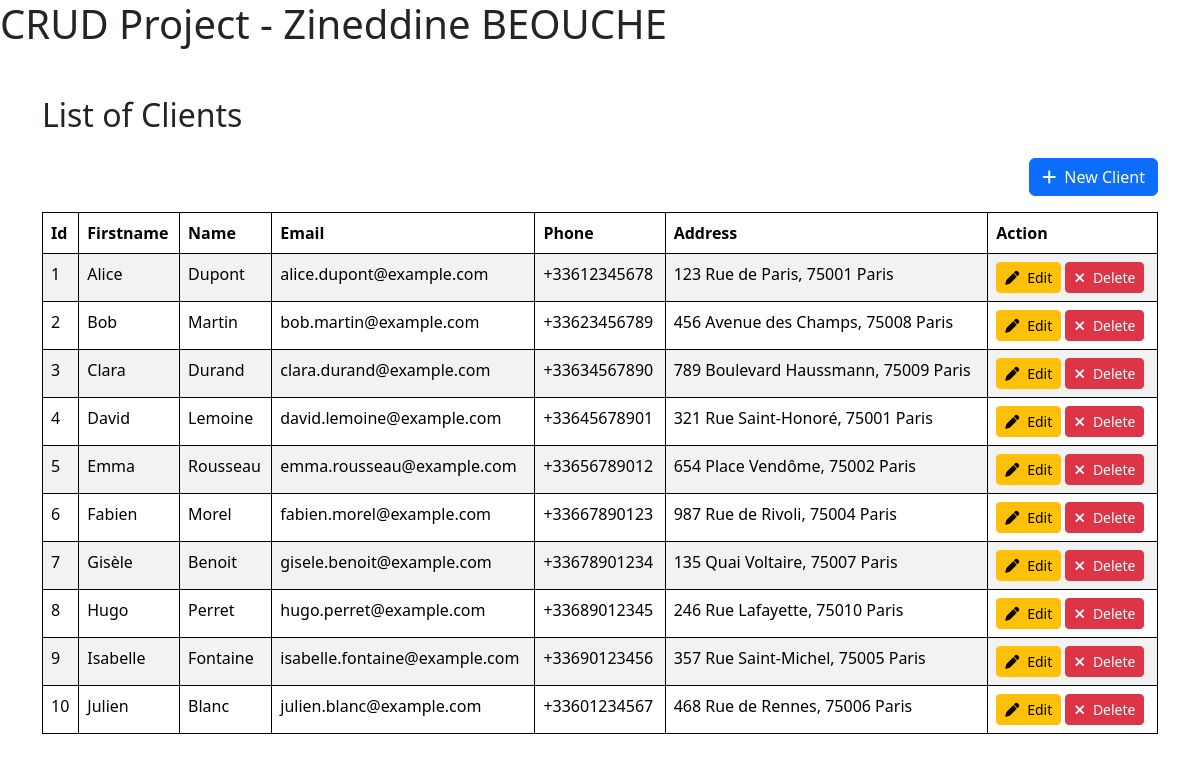
The page / on the database its author committed.
### tables this page shows
CREATE TABLE clients (
   id_client INT AUTO_INCREMENT,
   firstname VARCHAR(50) NOT NULL,
   name VARCHAR(50) NOT NULL,
   email VARCHAR(100) NOT NULL,
   phone VARCHAR(20) NOT NULL,
   address VARCHAR(255) NOT NULL,
   PRIMARY KEY (id_client),
   UNIQUE (email),
   UNIQUE (phone)
);

### index.php (the view, shortened to what this page needs)
<?php
    include("db_connection.php");
?>
<!DOCTYPE html>
<html lang="fr">
<head>
    <link rel="stylesheet" href="css/bootstrap.min.css">
    <link rel="stylesheet" href="css/custom.css">
</head>
<body>
    <h1>CRUD Project - Zineddine BEOUCHE</h1>
    <div class="container my-5">
        <h2>List of Clients</h2>
        <div class="d-flex justify-content-end">
            <a href="create.php" class="btn btn-primary my-3" role="button">
                <i class="fa-solid fa-plus pe-2"></i>New Client
            </a>
        </div>
        <table class="table table-striped">
            <thead>
                <tr>
                    <th>Id</th>
                    <th>Firstname</th>
                    <th>Name</th>
                    <th>Email</th>
                    <th>Phone</th>
                    <th>Address</th>
                    <th>Action</th>
                </tr>
            </thead>
            <tbody>
                <?php
                $sql = "SELECT * FROM clients";
                $result = $connection->query($sql);
                while($row = $result->fetch_assoc()) {
                    echo "
                    <tr>
                        <td>$row[id_client]</td>
                        <td>$row[firstname]</td>
                        <td>$row[name]</td>
                        <td>$row[email]</td>
                        <td>$row[phone]</td>
                        <td>$row[address]</td>
                        <td>
                            <a class='btn btn-warning btn-sm' href='edit.php?id_client=$row[id_client]'><i class='fa-solid fa-pen pe-2'></i>Edit</a>
                            <a class='btn btn-danger btn-sm' href='#' onclick='confirmDeletion(" . $row['id_client'] . ", event)'><i class='fa-solid fa-xmark pe-2'></i>Delete</a>
                        </td>
                    </tr>";
                }
                ?>
            </tbody>
        </table>
    </div>
</body>
</html>

### css/custom.css (style rules this page uses)
table, th, td { border: 1px solid; padding-right: 25px; padding-left: 5px; }

### rows shown on the page
clients: id_client "1", firstname "Alice", name "Dupont", email "alice.dupont@example.com", phone "+33612345678", address "123 Rue de Paris, 75001 Paris"
clients: id_client "2", firstname "Bob", name "Martin", email "bob.martin@example.com", phone "+33623456789", address "456 Avenue des Champs, 75008 Paris"
clients: id_client "3", firstname "Clara", name "Durand", email "clara.durand@example.com", phone "+33634567890", address "789 Boulevard Haussmann, 75009 Paris"
clients: id_client "4", firstname "David", name "Lemoine", email "david.lemoine@example.com", phone "+33645678901", address "321 Rue Saint-Honoré, 75001 Paris"
clients: id_client "5", firstname "Emma", name "Rousseau", email "emma.rousseau@example.com", phone "+33656789012", address "654 Place Vendôme, 75002 Paris"
clients: id_client "6", firstname "Fabien", name "Morel", email "fabien.morel@example.com", phone "+33667890123", address "987 Rue de Rivoli, 75004 Paris"
clients: id_client "7", firstname "Gisèle", name "Benoit", email "gisele.benoit@example.com", phone "+33678901234", address "135 Quai Voltaire, 75007 Paris"
clients: id_client "8", firstname "Hugo", name "Perret", email "hugo.perret@example.com", phone "+33689012345", address "246 Rue Lafayette, 75010 Paris"
clients: id_client "9", firstname "Isabelle", name "Fontaine", email "isabelle.fontaine@example.com", phone "+33690123456", address "357 Rue Saint-Michel, 75005 Paris"
clients: id_client "10", firstname "Julien", name "Blanc", email "julien.blanc@example.com", phone "+33601234567", address "468 Rue de Rennes, 75006 Paris"
